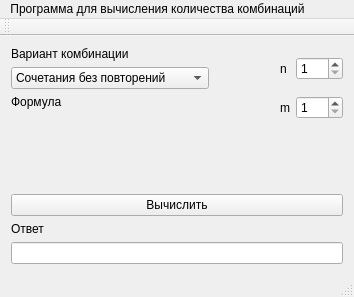
<?xml version="1.0" encoding="UTF-8"?>
<ui version="4.0">
 <class>MainWindow</class>
 <widget class="QMainWindow" name="MainWindow">
  <property name="geometry">
   <rect>
    <x>0</x>
    <y>0</y>
    <width>354</width>
    <height>297</height>
   </rect>
  </property>
  <property name="cursor">
   <cursorShape>PointingHandCursor</cursorShape>
  </property>
  <property name="windowTitle">
   <string>MainWindow</string>
  </property>
  <widget class="QWidget" name="centralWidget">
   <layout class="QVBoxLayout" name="verticalLayout_8">
    <item>
     <layout class="QVBoxLayout" name="verticalLayout_7">
      <item>
       <layout class="QHBoxLayout" name="horizontalLayout_3">
        <item>
         <layout class="QVBoxLayout" name="verticalLayout_4">
          <item>
           <layout class="QVBoxLayout" name="verticalLayout">
            <item>
             <widget class="QLabel" name="label_comb">
              <property name="text">
               <string>Вариант комбинации</string>
              </property>
             </widget>
            </item>
            <item>
             <widget class="QComboBox" name="combinations">
              <item>
               <property name="text">
                <string>Сочетания без повторений</string>
               </property>
              </item>
              <item>
               <property name="text">
                <string>Размещения с повторениями</string>
               </property>
              </item>
              <item>
               <property name="text">
                <string>Размещения без повторений</string>
               </property>
              </item>
             </widget>
            </item>
           </layout>
          </item>
          <item>
           <layout class="QVBoxLayout" name="verticalLayout_2">
            <item>
             <widget class="QLabel" name="label_3">
              <property name="text">
               <string>Формула</string>
              </property>
             </widget>
            </item>
            <item>
             <widget class="QLabel" name="label_form">
              <property name="text">
               <string/>
              </property>
             </widget>
            </item>
           </layout>
          </item>
         </layout>
        </item>
        <item>
         <spacer name="horizontalSpacer">
          <property name="orientation">
           <enum>Qt::Horizontal</enum>
          </property>
          <property name="sizeHint" stdset="0">
           <size>
            <width>40</width>
            <height>20</height>
           </size>
          </property>
         </spacer>
        </item>
        <item>
         <layout class="QVBoxLayout" name="verticalLayout_5">
          <item>
           <layout class="QHBoxLayout" name="horizontalLayout">
            <item>
             <widget class="QLabel" name="label">
              <property name="text">
               <string>n</string>
              </property>
             </widget>
            </item>
            <item>
             <widget class="QSpinBox" name="spin_n">
              <property name="minimum">
               <number>1</number>
              </property>
              <property name="maximum">
               <number>150</number>
              </property>
             </widget>
            </item>
           </layout>
          </item>
          <item>
           <layout class="QHBoxLayout" name="horizontalLayout_2">
            <item>
             <widget class="QLabel" name="label_2">
              <property name="text">
               <string>m</string>
              </property>
             </widget>
            </item>
            <item>
             <widget class="QSpinBox" name="spin_m">
              <property name="minimum">
               <number>1</number>
              </property>
              <property name="maximum">
               <number>150</number>
              </property>
             </widget>
            </item>
           </layout>
          </item>
         </layout>
        </item>
       </layout>
      </item>
      <item>
       <layout class="QVBoxLayout" name="verticalLayout_6">
        <item>
         <spacer name="verticalSpacer_2">
          <property name="orientation">
           <enum>Qt::Vertical</enum>
          </property>
          <property name="sizeHint" stdset="0">
           <size>
            <width>20</width>
            <height>40</height>
           </size>
          </property>
         </spacer>
        </item>
        <item>
         <widget class="QPushButton" name="calculate">
          <property name="text">
           <string>Вычислить</string>
          </property>
         </widget>
        </item>
        <item>
         <layout class="QVBoxLayout" name="verticalLayout_3">
          <item>
           <widget class="QLabel" name="label_ans">
            <property name="text">
             <string>Ответ</string>
            </property>
           </widget>
          </item>
          <item>
           <widget class="QLineEdit" name="answer">
            <property name="readOnly">
             <bool>true</bool>
            </property>
           </widget>
          </item>
         </layout>
        </item>
       </layout>
      </item>
     </layout>
    </item>
   </layout>
  </widget>
  <widget class="QMenuBar" name="menuBar">
   <property name="geometry">
    <rect>
     <x>0</x>
     <y>0</y>
     <width>354</width>
     <height>20</height>
    </rect>
   </property>
   <widget class="QMenu" name="menu">
    <property name="title">
     <string>Программа для вычисления количества комбинаций</string>
    </property>
   </widget>
   <addaction name="menu"/>
  </widget>
  <widget class="QToolBar" name="mainToolBar">
   <attribute name="toolBarArea">
    <enum>TopToolBarArea</enum>
   </attribute>
   <attribute name="toolBarBreak">
    <bool>false</bool>
   </attribute>
  </widget>
  <widget class="QStatusBar" name="statusBar"/>
 </widget>
 <layoutdefault spacing="6" margin="11"/>
 <resources/>
 <connections/>
</ui>
